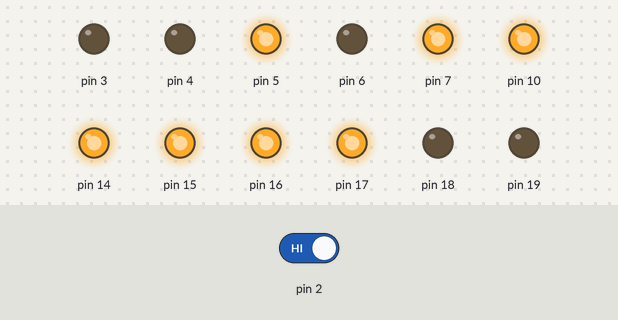
Recording of a sketch running on a simulated Arduino Uno, built with avr-gcc and run on an emulated ATmega328P. Parts: output pins drawn as LEDs (lit = HIGH). Inputs (shaded band) come from the test bench; at power-on: pin 2 HIGH.

Above: at 1.2 s.
1.3 s: pin 2 driven LOW
Timing chart, 0 to 4.3 s (numbered marks = the images above; inputs shaded):
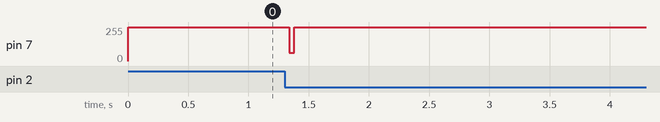

Measured:
- after the input at 1.3 s, pin 7: 255/255 → 62/255 at once, → 255/255 0.04 s later

The sketch:

Tank_2.ino
```cpp
// include the SPI library:
#include <SPI.h>

struct fin { byte outer,outer2,inner2,inner; };
byte check = 0;
const static fin dat[] =
{
   //0b_0000_0111, 0b_1000_0000, 0b_0000_0000, 0b0000_0000
   //     0    7       8    0         0   0        0    0
/* 0-7 */     {0x00,0x00,0x00,0x00},{0x00,0x00,0x00,0x00},{0x00,0x00,0x00,0x00},{0x00,0x00,0x00,0x00},{0x00,0x00,0x00,0x00},{0x00,0x00,0x00,0x00},{0x00,0x00,0x00,0x00},{0x00,0x00,0x00,0x00},
/* 8-15 */    {0x00,0x00,0x00,0x00},{0x00,0x00,0x00,0x00},{0x00,0x00,0x00,0x00},{0x00,0x00,0x00,0x00},{0x00,0x00,0x00,0x00},{0x00,0x00,0x00,0x00},{0x00,0x00,0x00,0x00},{0x00,0x00,0x00,0x00},
/* 16-23 */   {0x00,0x00,0x00,0x00},{0x00,0x00,0x00,0x00},{0x00,0x00,0x00,0x00},{0x00,0x00,0x00,0x00},{0x00,0x00,0x00,0x00},{0x00,0x00,0x00,0x00},{0x00,0x00,0x00,0x00},{0x00,0x00,0x00,0x00},
/* 24-31 */   {0x00,0x00,0x00,0x00},{0x00,0x00,0x00,0x00},{0x00,0x00,0x00,0x00},{0x00,0x00,0x00,0x00},{0x00,0x00,0x00,0x00},{0x00,0x00,0x00,0x00},{0x00,0x00,0x00,0x00},{0x00,0x00,0x00,0x00},
/* 32-39 */   {0x00,0x00,0x00,0x00},{0x00,0x00,0x00,0x00},{0x00,0x00,0x00,0x00},{0x00,0x00,0x00,0x00},{0x00,0x00,0x00,0x00},{0x00,0x00,0x00,0x00},{0x00,0x00,0x00,0x00},{0x00,0x00,0x00,0x00},
/* 40-47 */   {0x00,0x00,0x00,0x00},{0x00,0x00,0x00,0x00},{0x00,0x00,0x00,0x00},{0x00,0x00,0x00,0x00},{0x00,0x00,0x00,0x00},{0x00,0x00,0x00,0x00},{0x00,0x00,0x00,0x00},{0x00,0x00,0x00,0x00},
/* 48-55 */   {0x00,0x00,0x00,0x00},{0x00,0x00,0x00,0x00},{0x00,0x00,0x00,0x00},{0x00,0x00,0x00,0x00},{0x00,0x00,0x00,0x00},{0x00,0x00,0x00,0x00},{0x00,0x00,0x00,0x00},{0x00,0x00,0x00,0x00},
/* 56-63 */   {0x00,0x00,0x00,0x00},{0x00,0x00,0x00,0x00},{0x00,0x00,0x00,0x00},{0x00,0x00,0x00,0x00},{0x00,0x00,0x00,0x00},{0x00,0x00,0x00,0x00},{0x00,0x00,0x00,0x00},{0x00,0x00,0x00,0x00},
/* 64-71 */   {0x00,0x00,0x00,0x00},{0x00,0x00,0x00,0x00},{0x00,0x00,0x00,0x00},{0x00,0x00,0x00,0x00},{0x00,0x00,0x00,0x00},{0x00,0x00,0x00,0x00},{0x00,0x00,0x00,0x00},{0x00,0x00,0x00,0x00},
/* 72-79 */   {0x00,0x00,0x00,0x00},{0x00,0x00,0x00,0x00},{0x00,0x00,0x00,0x00},{0x00,0x00,0x00,0x00},{0x00,0x00,0x00,0x00},{0x00,0x00,0x00,0x00},{0x00,0x00,0x00,0x00},{0x00,0x00,0x00,0x00},
/* 80-87 */   {0x00,0x00,0x00,0x00},{0x00,0x00,0x00,0x00},{0x00,0x00,0x00,0x00},{0x00,0x00,0x00,0x00},{0x00,0x00,0x00,0x00},{0x00,0x00,0x00,0x00},{0x00,0x00,0x00,0x00},{0x00,0x00,0x00,0x00},
/* 88-95 */   {0x00,0x00,0x00,0x00},{0x00,0x00,0x00,0x00},{0x00,0x00,0x00,0x00},{0x00,0x00,0x00,0x00},{0x00,0x00,0x00,0x00},{0x00,0x00,0x00,0x00},{0x00,0x00,0x00,0x00},{0x00,0x00,0x00,0x00},
/* 96-103 */  {0x00,0x00,0x00,0x00},{0x00,0x00,0x00,0x00},{0x00,0x00,0x00,0x00},{0x00,0x00,0x00,0x00},{0x00,0x00,0x00,0x00},{0x00,0x00,0x00,0x00},{0x00,0x00,0x00,0x00},{0x00,0x00,0x00,0x00},
/* 104-111 */ {0x00,0x00,0x00,0x00},{0x00,0x00,0x00,0x00},{0x00,0x00,0x00,0x00},{0x00,0x00,0x00,0x00},{0x00,0x00,0x00,0x00},{0x00,0x00,0x00,0x00},{0x00,0x00,0x00,0x00},{0x00,0x00,0x00,0x00},
/* 112-119 */ {0x00,0x00,0x00,0x00},{0x00,0x00,0x00,0x00},{0x00,0x00,0x00,0x00},{0x00,0x00,0x00,0x00},{0x00,0x00,0x00,0x00},{0x00,0x00,0x00,0x00},{0x00,0x00,0x00,0x00},{0x00,0x00,0x00,0x00},
/* 120-127 */ {0x00,0x00,0x00,0x00},{0x00,0x00,0x00,0x00},{0x00,0x00,0x00,0x00},{0x00,0x00,0x00,0x00},{0x00,0x00,0x00,0x00},{0x00,0x00,0x00,0x00},{0x00,0x00,0x00,0x00},{0x00,0x00,0x00,0x00},
/* 128-135 */ {0x00,0x00,0x00,0x00},{0x00,0x00,0x00,0x00},{0x00,0x00,0x00,0x00},{0x00,0x00,0x00,0x00},{0x00,0x00,0x00,0x00},{0x00,0x00,0x00,0x00},{0x00,0x00,0x00,0x00},{0x00,0x00,0x00,0x00},
/* 136-143 */ {0x00,0x00,0x00,0x00},{0x00,0x00,0x00,0x00},{0x00,0x00,0x00,0x00},{0x00,0x00,0x00,0x00},{0x00,0x00,0x00,0x00},{0x00,0x00,0x00,0x00},{0x00,0x00,0x00,0x00},{0x00,0x00,0x00,0x00},
/* 144-151 */ {0x00,0x00,0x00,0x00},{0x00,0x00,0x00,0x00},{0x00,0x00,0x00,0x00},{0x00,0x00,0x00,0x00},{0x00,0x00,0x00,0x00},{0x00,0x00,0x00,0x00},{0x00,0x00,0x00,0x00},{0x00,0x00,0x00,0x00},
/* 152-159 */ {0x00,0x00,0x00,0x00},{0x00,0x00,0x00,0x00},{0x00,0x00,0x00,0x00},{0x00,0x00,0x00,0x00},{0x00,0x00,0x00,0x00},{0x00,0x00,0x00,0x00},{0x00,0x00,0x00,0x00},{0x00,0x00,0x00,0x00},
/* 160-167 */ {0x00,0x00,0x00,0x00},{0x00,0x00,0x00,0x00},{0x00,0x00,0x00,0x00},{0x00,0x00,0x00,0x00},{0x00,0x00,0x00,0x00},{0x00,0x00,0x00,0x00},{0x00,0x00,0x00,0x00},{0x00,0x00,0x00,0x00},
/* 168-175 */ {0x00,0x00,0x00,0x00},{0x00,0x00,0x00,0x00},{0x00,0x00,0x00,0x00},{0x00,0x00,0x00,0x00},{0x00,0x00,0x00,0x00},{0x00,0x00,0x00,0x00},{0x00,0x00,0x00,0x00},{0x00,0x00,0x00,0x00},
/* 176-183 */ {0x00,0x00,0x00,0x00},{0x00,0x00,0x00,0x00},{0x00,0x00,0x00,0x00},{0x00,0x00,0x00,0x00},{0x00,0x00,0x00,0x00},{0x00,0x00,0x00,0x00},{0x00,0x00,0x00,0x00},{0x00,0x00,0x00,0x00},
/* 184-191 */ {0x00,0x00,0x00,0x00},{0x00,0x00,0x00,0x00},{0x00,0x00,0x00,0x00},{0x00,0x00,0x00,0x00},{0x00,0x00,0x00,0x00},{0x07,0x80,0x00,0x00},{0x07,0x80,0x00,0x00},{0x07,0x80,0x00,0x00},
/* 192-199 */ {0x07,0x80,0x00,0x00},{0x07,0x80,0x00,0x00},{0x07,0x80,0x00,0x00},{0x07,0x80,0x00,0x00},{0x00,0x00,0x00,0x00},{0x00,0x00,0x00,0x00},{0x00,0x00,0x00,0x00},{0x00,0x00,0x00,0x00},
/* 200-207 */ {0x00,0x00,0x00,0x00},{0x00,0x00,0x00,0x00},{0x00,0x00,0x00,0x00},{0x00,0x00,0x00,0x00},{0x00,0x00,0x00,0x00},{0x00,0x00,0x00,0x00},{0x00,0x00,0x00,0x00},{0x00,0x00,0x00,0x00},
/* 208-215 */ {0x00,0x00,0x00,0x00},{0x00,0x00,0x00,0x00},{0x00,0x00,0x00,0x00},{0x00,0x00,0x00,0x00},{0x00,0x00,0x00,0x00},{0x00,0x00,0x00,0x00},{0x00,0x00,0x00,0x00},{0x00,0x00,0x00,0x00},
/* 216-223 */ {0x00,0x00,0x00,0x00},{0x00,0x00,0x00,0x00},{0x00,0x00,0x00,0x00},{0x00,0x00,0x00,0x00},{0x00,0x00,0x00,0x00},{0x00,0x00,0x00,0x00},{0x00,0x00,0x00,0x00},{0x00,0x00,0x00,0x00},
/* 224-231 */ {0x00,0x00,0x00,0x00},{0x00,0x00,0x00,0x00},{0x00,0x00,0x00,0x00},{0x00,0x00,0x00,0x00},{0x00,0x00,0x00,0x00},{0x00,0x00,0x00,0x00},{0x00,0x00,0x00,0x00},{0x00,0x00,0x00,0x00},
/* 232-239 */ {0x00,0x00,0x00,0x00},{0x00,0x00,0x00,0x00},{0x00,0x00,0x00,0x00},{0x00,0x00,0x00,0x00},{0x00,0x00,0x00,0x00},{0x00,0x00,0x00,0x00},{0x00,0x00,0x00,0x00},{0x00,0x00,0x00,0x00},
/* 240-247 */ {0x00,0x00,0x00,0x00},{0x00,0x00,0x00,0x00},{0x00,0x00,0x00,0x00},{0x00,0x00,0x00,0x00},{0x00,0x00,0x00,0x00},{0x00,0x00,0x00,0x00},{0x00,0x00,0x00,0x00},{0x00,0x00,0x00,0x00},
/* 248-255 */ {0x00,0x00,0x00,0x00},{0x00,0x00,0x00,0x00},{0x00,0x00,0x00,0x00},{0x00,0x00,0x00,0x00},{0x00,0x00,0x00,0x00},{0x00,0x00,0x00,0x00},{0x00,0x00,0x00,0x00},{0x00,0x00,0x00,0x00},
};

volatile unsigned i = 0;

void setup() {
  // Initialize I/O
  DDRC = DDRC | B0111111;
  DDRD = DDRD | B11111000;
  attachInterrupt(0,timing,FALLING);
  // initialize SPI:
  SPI.begin();
  SPI.setDataMode(SPI_MODE0);
  SPI.setClockDivider(SPI_CLOCK_DIV2);
  SPI.setBitOrder(MSBFIRST);

  PORTC = B0001111;
  PORTD = B10100000;
}

void loop() {

}

void timing(){
   //Runs when falling edge from Schmitt Trigger is seen
   check = digitalRead(2);   // This is mucho importante
   if(0 != check){
    return;
   }
   for (i=96; i<256; i++) {
        LEDWrite();
   }
   for (i=0; i<96; i++) {
        LEDWrite();
   }
   PORTD = B10100000;
}

void LEDWrite() {
  PORTD = 0b10100000;
  SPI.transfer(dat[i].outer);
  SPI.transfer(dat[i].outer2);
  SPI.transfer(dat[i].inner2);
  SPI.transfer(dat[i].inner);
  PORTD = 0b11100000;
  //delayMicroseconds(59);
  PORTD = 0b00100000;
  delayMicroseconds(118);
}
```
